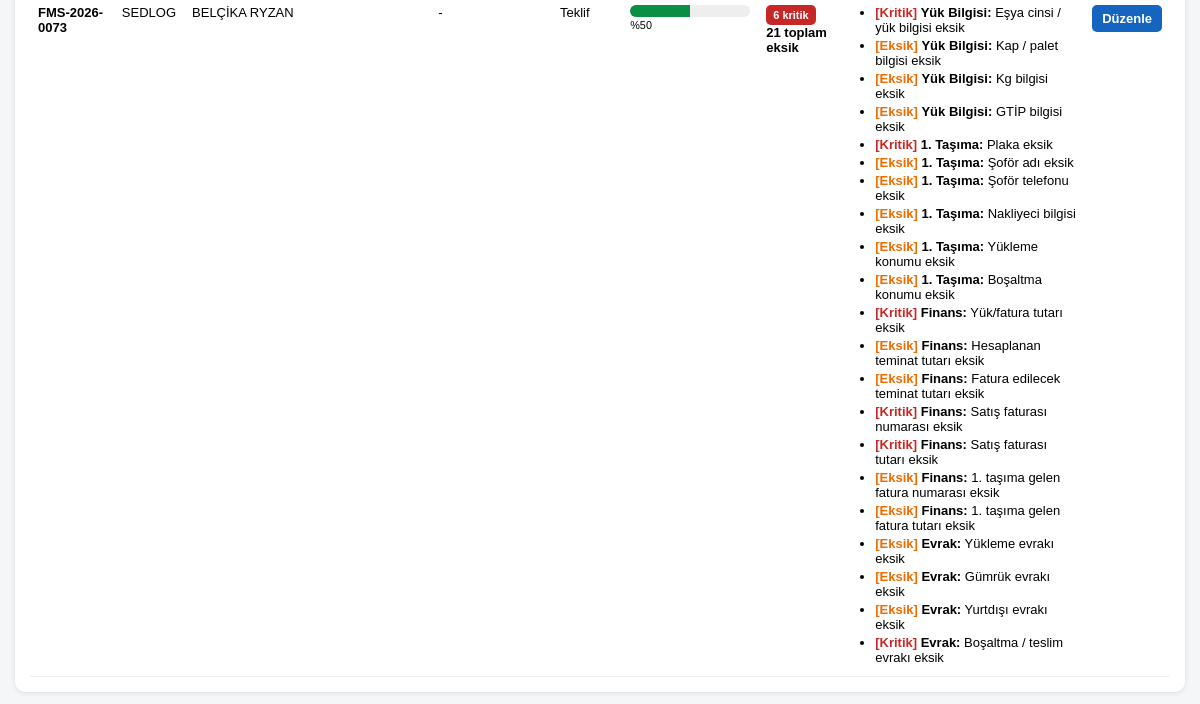
/eksik-evraklar/ (signed in, lower part), run on an earlier commit of the app's database.
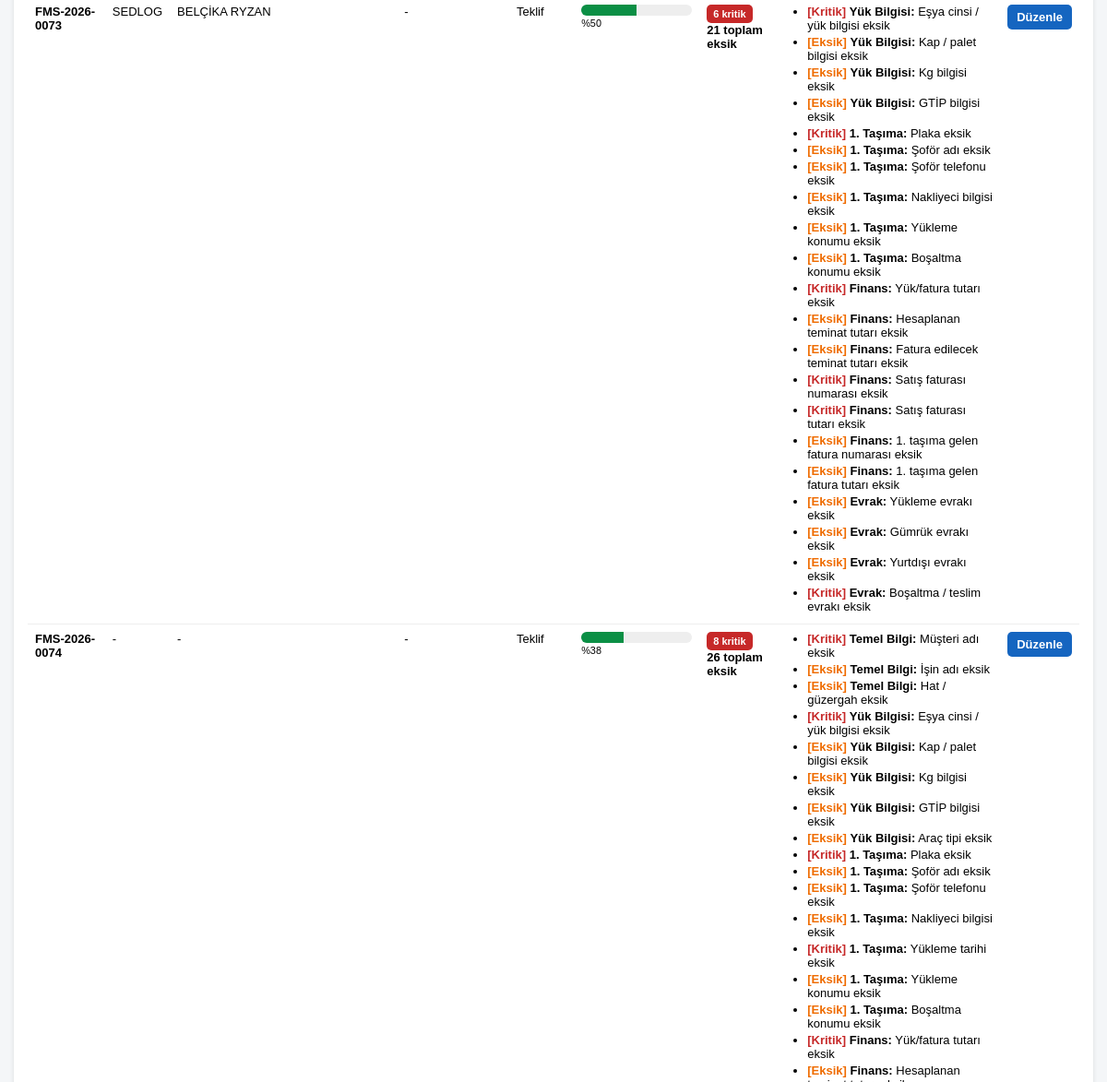
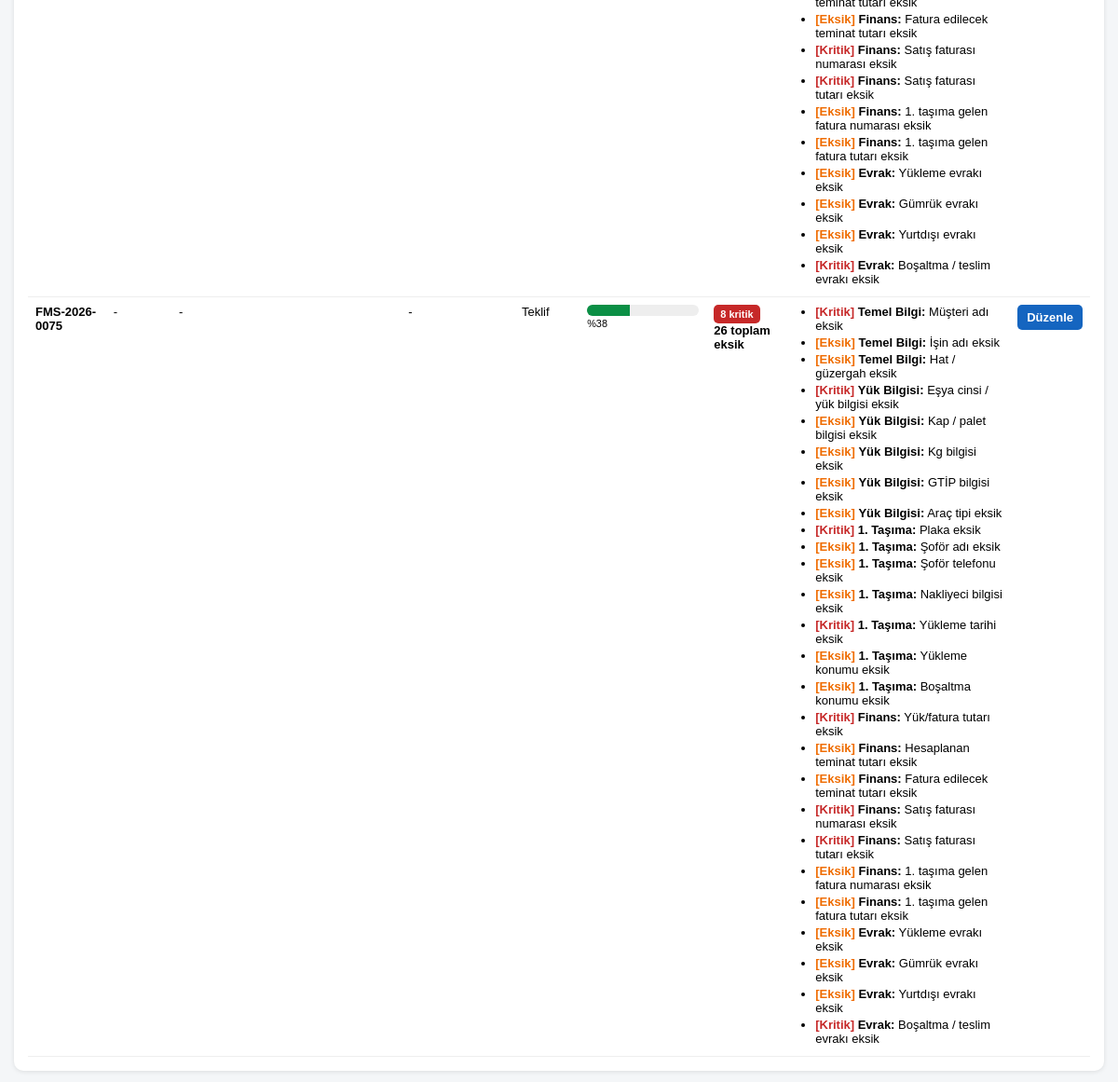
And on a later commit of the database (2 pictures, top to bottom).
### takip/models.py (models this page shows, shortened)
class Is(models.Model):
    DURUM_SECENEKLERI = [
        ("Teklif", "Teklif"),
        ("Planlandı", "Planlandı"),
        ("Yüklemede", "Yüklemede"),
        ("Yüklendi", "Yüklendi"),
        ("Yolda", "Yolda"),
        ("Limanda", "Limanda"),
        ("Boşaltmada", "Boşaltmada"),
        ("Tamamlandı", "Tamamlandı"),
        ("İptal", "İptal"),
    ]
    ODEME_DURUMU_SECENEKLERI = [
        ("Ödenmedi", "Ödenmedi"),
        ("Kısmi Ödeme", "Kısmi Ödeme"),
        ("Ödendi", "Ödendi"),
    ]
    EVET_HAYIR = [
        ("Hayır", "Hayır"),
        ("Evet", "Evet"),
    ]
    ARAC_TIPLERI = [
        ("Tenteli", "Tenteli"),
        ("Mega", "Mega"),
        ("Sal Kasa", "Sal Kasa"),
        ("Lowbed", "Lowbed"),
        ("Frigo", "Frigo"),
        ("Minivan", "Minivan"),
        ("Lorry", "Lorry"),
        ("Parsiyel", "Parsiyel"),
        ("20DC", "20DC"),
        ("40DC", "40DC"),
        ("Hava Kargo", "Hava Kargo"),
        ("Gemiye Dökme", "Gemiye Dökme"),
    ]
    UCRETSIZ_SAAT_SECENEKLERI = [
        (24, "24 Saat"),
        (48, "48 Saat"),
        (72, "72 Saat"),
    ]
    BEKLEME_UCRETI_SECENEKLERI = [
        ("100 USD", "100 USD"),
        ("150 USD", "150 USD"),
        ("200 USD", "200 USD"),
        ("250 USD", "250 USD"),
        ("300 USD", "300 USD"),
        ("100 EUR", "100 EUR"),
        ("150 EUR", "150 EUR"),
        ("200 EUR", "200 EUR"),
        ("250 EUR", "250 EUR"),
        ("300 EUR", "300 EUR"),
        ("Diğer", "Diğer"),
    ]
    PARA_BIRIMI_SECENEKLERI = [
        ("USD", "USD"),
        ("EUR", "EUR"),
        ("TRY", "TRY"),
    ]
    sira_no = models.IntegerField(default=0)
    is_kodu = models.CharField(max_length=30, blank=True, null=True, unique=True)
    risk_durumu = models.CharField(max_length=20, blank=True)
    risk_notu = models.TextField(blank=True)
    sofor_notu = models.TextField(blank=True)
    nakliyeci_notu = models.TextField(blank=True)
    musteri_adi = models.CharField(max_length=200, blank=True)
    isin_adi = models.CharField(max_length=200, blank=True)
    durum = models.CharField(max_length=50, choices=DURUM_SECENEKLERI, default="Teklif")
    odeme_durumu = models.CharField(max_length=50, choices=ODEME_DURUMU_SECENEKLERI, default="Ödenmedi")
    hat = models.CharField(max_length=100, blank=True)
    para_birimi = models.CharField(max_length=10, choices=PARA_BIRIMI_SECENEKLERI, default="EUR")
    derece_min = models.DecimalField(max_digits=8, decimal_places=2, default=0)
    derece_max = models.DecimalField(max_digits=8, decimal_places=2, default=0)
    arac_tipi = models.CharField(max_length=50, choices=ARAC_TIPLERI, blank=True)
    plaka = models.CharField(max_length=100, blank=True)
    sofor_adi = models.CharField(max_length=100, blank=True)
    sofor_no = models.CharField(max_length=100, blank=True)
    nakliyeci = models.CharField(max_length=200, blank=True)
    guncel_konum = models.CharField(max_length=300, blank=True)
    planlanan_yukleme_zamani = models.DateTimeField(null=True, blank=True)
    gerceklesen_yukleme_zamani = models.DateTimeField(null=True, blank=True)
    yukleme_ucretsiz_saat = models.IntegerField(choices=UCRETSIZ_SAAT_SECENEKLERI, default=24)
    yukleme_bekleme_ucreti = models.CharField(max_length=20, choices=BEKLEME_UCRETI_SECENEKLERI, default="100 USD")
    yukleme_bekleme_diger_tutar = models.DecimalField(max_digits=12, decimal_places=2, default=0)
    yukleme_konum = models.CharField(max_length=300, blank=True)
    bosaltma_konum = models.CharField(max_length=300, blank=True)
    bosaltma_evrak_teslim_zamani = models.DateTimeField(null=True, blank=True)
    bosaltma_zamani = models.DateTimeField(null=True, blank=True)
    bosaltma_ucretsiz_saat = models.IntegerField(choices=UCRETSIZ_SAAT_SECENEKLERI, default=24)
    bosaltma_bekleme_ucreti = models.CharField(max_length=20, choices=BEKLEME_UCRETI_SECENEKLERI, default="100 USD")
    bosaltma_bekleme_diger_tutar = models.DecimalField(max_digits=12, decimal_places=2, default=0)
    tasima1_gelen_fatura = models.CharField(max_length=150, blank=True)
    tasima1_gelen_fatura_tutari = models.DecimalField(max_digits=12, decimal_places=2, default=0)
    tasima1_elden_verilen_avans = models.DecimalField(max_digits=12, decimal_places=2, default=0)
    tasima1_yapilan_odeme = models.DecimalField(max_digits=12, decimal_places=2, default=0)
    ikinci_tasima_var_mi = models.CharField(max_length=10, choices=EVET_HAYIR, default="Hayır")
    ikinci_arac_tipi = models.CharField(max_length=50, choices=ARAC_TIPLERI, blank=True)
    ikinci_plaka = models.CharField(max_length=100, blank=True)
    ikinci_sofor_adi = models.CharField(max_length=100, blank=True)
    ikinci_sofor_no = models.CharField(max_length=100, blank=True)
    ikinci_nakliyeci = models.CharField(max_length=200, blank=True)
    ikinci_guncel_konum = models.CharField(max_length=300, blank=True)
    ikinci_planlanan_yukleme_zamani = models.DateTimeField(null=True, blank=True)
    ikinci_gerceklesen_yukleme_zamani = models.DateTimeField(null=True, blank=True)
    ikinci_yukleme_ucretsiz_saat = models.IntegerField(choices=UCRETSIZ_SAAT_SECENEKLERI, default=24)
    ikinci_yukleme_bekleme_ucreti = models.CharField(max_length=20, choices=BEKLEME_UCRETI_SECENEKLERI, default="100 USD")
    ikinci_yukleme_bekleme_diger_tutar = models.DecimalField(max_digits=12, decimal_places=2, default=0)
    ikinci_yukleme_konum = models.CharField(max_length=300, blank=True)
    ikinci_bosaltma_konum = models.CharField(max_length=300, blank=True)
    ikinci_bosaltma_evrak_teslim_zamani = models.DateTimeField(null=True, blank=True)
    ikinci_bosaltma_zamani = models.DateTimeField(null=True, blank=True)
    ikinci_bosaltma_ucretsiz_saat = models.IntegerField(choices=UCRETSIZ_SAAT_SECENEKLERI, default=24)
    ikinci_bosaltma_bekleme_ucreti = models.CharField(max_length=20, choices=BEKLEME_UCRETI_SECENEKLERI, default="100 USD")
    ikinci_bosaltma_bekleme_diger_tutar = models.DecimalField(max_digits=12, decimal_places=2, default=0)
    tasima2_gelen_fatura = models.CharField(max_length=150, blank=True)
    tasima2_gelen_fatura_tutari = models.DecimalField(max_digits=12, decimal_places=2, default=0)
    tasima2_elden_verilen_avans = models.DecimalField(max_digits=12, decimal_places=2, default=0)
    tasima2_yapilan_odeme = models.DecimalField(max_digits=12, decimal_places=2, default=0)
    gemi_adi = models.CharField(max_length=150, blank=True)
    gemi_kalkis_tarihi = models.DateTimeField(null=True, blank=True)
    gemi_yanasma_tarihi = models.DateTimeField(null=True, blank=True)
    limandan_cikis_tarihi = models.DateTimeField(null=True, blank=True)
    liman_ucretsiz_saat = models.IntegerField(choices=UCRETSIZ_SAAT_SECENEKLERI, default=24)
    liman_bekleme_ucreti = models.CharField(max_length=20, choices=BEKLEME_UCRETI_SECENEKLERI, default="100 USD")
    liman_bekleme_diger_tutar = models.DecimalField(max_digits=12, decimal_places=2, default=0)
    elektronka_bedeli = models.DecimalField(max_digits=12, decimal_places=2, default=0)
    liman_masrafi = models.DecimalField(max_digits=12, decimal_places=2, default=0)
    aktarma_masrafi = models.DecimalField(max_digits=12, decimal_places=2, default=0)
    dozvola_masrafi = models.DecimalField(max_digits=12, decimal_places=2, default=0)
    gelen_fatura_numarasi = models.CharField(max_length=150, blank=True)
    gelen_fatura_tutari = models.DecimalField(max_digits=12, decimal_places=2, default=0)
    esya_cinsi = models.CharField(max_length=250, blank=True)
    kap = models.CharField(max_length=100, blank=True)
    kg = models.CharField(max_length=100, blank=True)
    gtip = models.CharField(max_length=100, blank=True)
    fatura_tutari = models.DecimalField(max_digits=12, decimal_places=2, default=0)
    hesaplanan_teminat = models.DecimalField(max_digits=12, decimal_places=2, default=0)
    fatura_edilecek_teminat_tutari = models.DecimalField(max_digits=12, decimal_places=2, default=0)
    teminat_satisa_dahil_mi = models.CharField(max_length=10, choices=EVET_HAYIR, default="Evet")
    teminat_ayri_fatura_no = models.CharField(max_length=150, blank=True)
    satis_faturasi = models.CharField(max_length=150, blank=True)
    satis_faturasi_tutari = models.DecimalField(max_digits=12, decimal_places=2, default=0)
    gelen_gemi_faturasi = models.CharField(max_length=150, blank=True)
    gemi_faturasi_tutari = models.DecimalField(max_digits=12, decimal_places=2, default=0)
    yukleme_evraklari = models.FileField(upload_to="evraklar/yukleme/", null=True, blank=True)
    gumruk_evraklari = models.FileField(upload_to="evraklar/gumruk/", null=True, blank=True)
    yurtdisi_evraklari = models.FileField(upload_to="evraklar/yurtdisi/", null=True, blank=True)
    bosaltma_evraklari = models.FileField(upload_to="evraklar/bosaltma/", null=True, blank=True)
    notlar = models.TextField(blank=True)
    olusturma_tarihi = models.DateTimeField(auto_now_add=True)
    guncelleme_tarihi = models.DateTimeField(auto_now=True)
    def eksik_bilgi_listesi(self):
        eksikler = []
        def bos(deger):
            return deger in [None, "", 0, Decimal("0")]
        def ekle(kategori, alan, seviye="Sarı"):
            eksikler.append({"kategori": kategori, "alan": alan, "seviye": seviye})
        if not self.musteri_adi:
            ekle("Temel Bilgi", "Müşteri adı eksik", "Kırmızı")
        if not self.isin_adi:
            ekle("Temel Bilgi", "İşin adı eksik", "Sarı")
        if not self.hat:
            ekle("Temel Bilgi", "Hat / güzergah eksik", "Sarı")
        if not self.para_birimi:
            ekle("Finans", "Para birimi seçilmemiş", "Kırmızı")
        if not self.esya_cinsi:
            ekle("Yük Bilgisi", "Eşya cinsi / yük bilgisi eksik", "Kırmızı")
        if not self.kap:
            ekle("Yük Bilgisi", "Kap / palet bilgisi eksik", "Sarı")
        if not self.kg:
            ekle("Yük Bilgisi", "Kg bilgisi eksik", "Sarı")
        if not self.gtip:
            ekle("Yük Bilgisi", "GTİP bilgisi eksik", "Sarı")
        if not self.arac_tipi:
            ekle("Yük Bilgisi", "Araç tipi eksik", "Sarı")
        if not self.plaka:
            ekle("1. Taşıma", "Plaka eksik", "Kırmızı")
        if not self.sofor_adi:
            ekle("1. Taşıma", "Şoför adı eksik", "Sarı")
        if not self.sofor_no:
            ekle("1. Taşıma", "Şoför telefonu eksik", "Sarı")
        if not self.nakliyeci:
            ekle("1. Taşıma", "Nakliyeci bilgisi eksik", "Sarı")
        if not self.planlanan_yukleme_zamani and not self.gerceklesen_yukleme_zamani:
            ekle("1. Taşıma", "Yükleme tarihi eksik", "Kırmızı")
        if not self.yukleme_konum:
            ekle("1. Taşıma", "Yükleme konumu eksik", "Sarı")
        if not self.bosaltma_konum:
            ekle("1. Taşıma", "Boşaltma konumu eksik", "Sarı")
        if self.durum not in ["Teklif", "Planlandı", "Yüklemede"] and not self.bosaltma_zamani:
            ekle("1. Taşıma", "Boşaltma tarihi eksik", "Sarı")
        if self.ikinci_tasima_var_mi == "Evet":
            if not self.ikinci_plaka:
                ekle("2. Taşıma", "2. taşıma plakası eksik", "Kırmızı")
            if not self.ikinci_sofor_adi:
                ekle("2. Taşıma", "2. taşıma şoför adı eksik", "Sarı")
            if not self.ikinci_sofor_no:
                ekle("2. Taşıma", "2. taşıma şoför telefonu eksik", "Sarı")
            if not self.ikinci_nakliyeci:
                ekle("2. Taşıma", "2. taşıma nakliyeci bilgisi eksik", "Sarı")
            if not self.ikinci_yukleme_konum:
                ekle("2. Taşıma", "2. taşıma yükleme konumu eksik", "Sarı")
            if not self.ikinci_bosaltma_konum:
                ekle("2. Taşıma", "2. taşıma boşaltma konumu eksik", "Sarı")
            if not self.ikinci_planlanan_yukleme_zamani and not self.ikinci_gerceklesen_yukleme_zamani:
                ekle("2. Taşıma", "2. taşıma yükleme tarihi eksik", "Sarı")
        if bos(self.fatura_tutari):
            ekle("Finans", "Yük/fatura tutarı eksik", "Kırmızı")
        if bos(self.hesaplanan_teminat):
            ekle("Finans", "Hesaplanan teminat tutarı eksik", "Sarı")
        if bos(self.fatura_edilecek_teminat_tutari):
            ekle("Finans", "Fatura edilecek teminat tutarı eksik", "Sarı")
        if self.teminat_satisa_dahil_mi == "Hayır" and not self.teminat_ayri_fatura_no:
            ekle("Finans", "Teminat ayrı fatura numarası eksik", "Kırmızı")
        if not self.satis_faturasi:
            ekle("Finans", "Satış faturası numarası eksik", "Kırmızı")
        if bos(self.satis_faturasi_tutari):
            ekle("Finans", "Satış faturası tutarı eksik", "Kırmızı")
        if not self.tasima1_gelen_fatura:
            ekle("Finans", "1. taşıma gelen fatura numarası eksik", "Sarı")
        if bos(self.tasima1_gelen_fatura_tutari):
            ekle("Finans", "1. taşıma gelen fatura tutarı eksik", "Sarı")
        if self.ikinci_tasima_var_mi == "Evet":
            if not self.tasima2_gelen_fatura:
                ekle("Finans", "2. taşıma gelen fatura numarası eksik", "Sarı")
            if bos(self.tasima2_gelen_fatura_tutari):
                ekle("Finans", "2. taşıma gelen fatura tutarı eksik", "Sarı")
        if self.gelen_fatura_numarasi and bos(self.gelen_fatura_tutari):
            ekle("Finans", "Gelen fatura tutarı eksik", "Sarı")
        if self.gelen_fatura_tutari and not self.gelen_fatura_numarasi:
            ekle("Finans", "Gelen fatura numarası eksik", "Sarı")
        if self.gelen_gemi_faturasi and bos(self.gemi_faturasi_tutari):
            ekle("Finans", "Gemi faturası tutarı eksik", "Sarı")
        if self.gemi_adi or self.gemi_kalkis_tarihi or self.gemi_yanasma_tarihi:
            if not self.gemi_adi:
                ekle("Gemi / Liman", "Gemi adı eksik", "Sarı")
            if not self.gemi_kalkis_tarihi:
                ekle("Gemi / Liman", "Gemi kalkış tarihi eksik", "Sarı")
            if not self.gemi_yanasma_tarihi:
                ekle("Gemi / Liman", "Gemi yanaşma tarihi eksik", "Sarı")
        if not self.yukleme_evraklari:
            ekle("Evrak", "Yükleme evrakı eksik", "Sarı")
        if not self.gumruk_evraklari:
            ekle("Evrak", "Gümrük evrakı eksik", "Sarı")
        if not self.yurtdisi_evraklari:
            ekle("Evrak", "Yurtdışı evrakı eksik", "Sarı")
        if not self.bosaltma_evraklari:
            ekle("Evrak", "Boşaltma / teslim evrakı eksik", "Kırmızı")
        return eksikler
    def eksik_bilgi_sayisi(self):
        return len(self.eksik_bilgi_listesi())
    def tamamlanma_orani(self):
        toplam_kontrol = 42
        eksik = self.eksik_bilgi_sayisi()
        oran = int(max(0, min(100, ((toplam_kontrol - eksik) / toplam_kontrol) * 100)))
        return oran

### takip/views.py (the view)
# urls.py: path("eksik-evraklar/", views.eksik_bilgiler, name="eksik_evraklar"),
@login_required(login_url="login")
def eksik_bilgiler(request):
    tum_isler = Is.objects.exclude(durum__in=["Tamamlandı", "İptal"]).order_by("sira_no", "id")
    isler = []
    for kayit in tum_isler:
        eksikler = kayit.eksik_bilgi_listesi()
        if eksikler:
            isler.append({
                "kayit": kayit,
                "eksikler": eksikler,
                "eksik_sayisi": len(eksikler),
                "kritik_sayisi": len([x for x in eksikler if x.get("seviye") == "Kırmızı"]),
                "oran": kayit.tamamlanma_orani(),
            })
    return render(request, "takip/eksik_bilgiler.html", {"isler": isler})

### takip/templates/takip/eksik_bilgiler.html (shortened to what this page needs)
<!DOCTYPE html>
<html lang="tr">
<head>
</head>
<body>
<div class="wrap">
<div class="box">
<table>
<tbody>
{% for item in isler %}
<tr>
<td><b>{{ item.kayit.is_kodu }}</b></td>
<td>{{ item.kayit.musteri_adi|default:"-" }}</td>
<td>{{ item.kayit.isin_adi|default:"-" }}</td>
<td>{{ item.kayit.plaka|default:"-" }}</td>
<td>{{ item.kayit.durum }}</td>
<td>
<div class="progress"><div style="width:{{ item.oran }}%;"></div></div>
<small>%{{ item.oran }}</small>
</td>
<td>
{% if item.kritik_sayisi > 0 %}
<span class="badge-red">{{ item.kritik_sayisi }} kritik</span>
{% else %}
<span class="badge-yellow">Kritik yok</span>
{% endif %}
<br><b>{{ item.eksik_sayisi }} toplam eksik</b>
</td>
<td>
<ul>
{% for eksik in item.eksikler %}
<li>
{% if eksik.seviye == "Kırmızı" %}<span class="bad">[Kritik]</span>{% else %}<span class="warn">[Eksik]</span>{% endif %}
<b>{{ eksik.kategori }}:</b> {{ eksik.alan }}
</li>
{% endfor %}
</ul>
</td>
<td><a class="btn" href="{% url 'is_duzenle' item.kayit.id %}">Düzenle</a></td>
</tr>
{% empty %}
<tr><td colspan="9" class="ok">Aktif işlerde eksik bilgi yok.</td></tr>
{% endfor %}
</tbody>
</table>
</div>
</div>
</body>
</html>

What changed in the data, as far as the page shows it:
added Is: kayit.is_kodu "FMS-2026-0074", kayit.musteri_adi "-", kayit.isin_adi "-", kayit.plaka "-", kayit.durum "Teklif", oran "38", kritik_sayisi "8", eksik_sayisi "26", kategori "Temel Bilgi" "Temel Bilgi" "Temel Bilgi" "Yük Bilgisi" "Yük Bilgisi" "Yük Bilgisi" "Yük Bilgisi" "Yük Bilgisi" "1. Taşıma" "1. Taşıma" "1. Taşıma" "1. Taşıma" "1. Taşıma" "1. Taşıma" "1. Taşıma" "Finans" "Finans" "Finans" "Finans" "Finans" "Finans" "Finans" "Evrak" "Evrak" "Evrak" "Evrak", alan "Müşteri adı eksik" "İşin adı eksik" "Hat / güzergah eksik" "Eşya cinsi / yük bilgisi eksik" "Kap / palet bilgisi eksik" "Kg bilgisi eksik" "GTİP bilgisi eksik" "Araç tipi eksik" "Plaka eksik" "Şoför adı eksik" "Şoför telefonu eksik" "Nakliyeci bilgisi eksik" "Yükleme tarihi eksik" "Yükleme konumu eksik" "Boşaltma konumu eksik" "Yük/fatura tutarı eksik" "Hesaplanan teminat tutarı eksik" "Fatura edilecek teminat tutarı eksik" "Satış faturası numarası eksik" "Satış faturası tutarı eksik" "1. taşıma gelen fatura numarası eksik" "1. taşıma gelen fatura tutarı eksik" "Yükleme evrakı eksik" "Gümrük evrakı eksik" "Yurtdışı evrakı eksik" "Boşaltma / teslim evrakı eksik"
added Is: kayit.is_kodu "FMS-2026-0075", kayit.musteri_adi "-", kayit.isin_adi "-", kayit.plaka "-", kayit.durum "Teklif", oran "38", kritik_sayisi "8", eksik_sayisi "26", kategori "Temel Bilgi" "Temel Bilgi" "Temel Bilgi" "Yük Bilgisi" "Yük Bilgisi" "Yük Bilgisi" "Yük Bilgisi" "Yük Bilgisi" "1. Taşıma" "1. Taşıma" "1. Taşıma" "1. Taşıma" "1. Taşıma" "1. Taşıma" "1. Taşıma" "Finans" "Finans" "Finans" "Finans" "Finans" "Finans" "Finans" "Evrak" "Evrak" "Evrak" "Evrak", alan "Müşteri adı eksik" "İşin adı eksik" "Hat / güzergah eksik" "Eşya cinsi / yük bilgisi eksik" "Kap / palet bilgisi eksik" "Kg bilgisi eksik" "GTİP bilgisi eksik" "Araç tipi eksik" "Plaka eksik" "Şoför adı eksik" "Şoför telefonu eksik" "Nakliyeci bilgisi eksik" "Yükleme tarihi eksik" "Yükleme konumu eksik" "Boşaltma konumu eksik" "Yük/fatura tutarı eksik" "Hesaplanan teminat tutarı eksik" "Fatura edilecek teminat tutarı eksik" "Satış faturası numarası eksik" "Satış faturası tutarı eksik" "1. taşıma gelen fatura numarası eksik" "1. taşıma gelen fatura tutarı eksik" "Yükleme evrakı eksik" "Gümrük evrakı eksik" "Yurtdışı evrakı eksik" "Boşaltma / teslim evrakı eksik"
